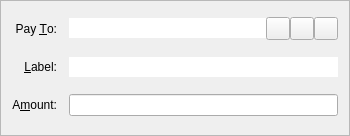
<?xml version="1.0" encoding="UTF-8"?>
<ui version="4.0">
 <class>SendCoinsEntry</class>
 <widget class="QFrame" name="SendCoinsEntry">
  <property name="geometry">
   <rect>
    <x>0</x>
    <y>0</y>
    <width>350</width>
    <height>136</height>
   </rect>
  </property>
  <property name="windowTitle">
   <string>Form</string>
  </property>
  <property name="frameShape">
   <enum>QFrame::StyledPanel</enum>
  </property>
  <property name="frameShadow">
   <enum>QFrame::Sunken</enum>
  </property>
  <layout class="QGridLayout" name="gridLayout">
   <property name="spacing">
    <number>12</number>
   </property>
   <item row="5" column="0">
    <widget class="QLabel" name="label">
     <property name="text">
      <string>A&amp;mount:</string>
     </property>
     <property name="alignment">
      <set>Qt::AlignRight|Qt::AlignTrailing|Qt::AlignVCenter</set>
     </property>
     <property name="buddy">
      <cstring>payAmount</cstring>
     </property>
    </widget>
   </item>
   <item row="3" column="0">
    <widget class="QLabel" name="label_2">
     <property name="text">
      <string>Pay &amp;To:</string>
     </property>
     <property name="alignment">
      <set>Qt::AlignRight|Qt::AlignTrailing|Qt::AlignVCenter</set>
     </property>
     <property name="buddy">
      <cstring>payTo</cstring>
     </property>
    </widget>
   </item>
   <item row="5" column="1">
    <widget class="BitcoinAmountField" name="payAmount"/>
   </item>
   <item row="4" column="0">
    <widget class="QLabel" name="label_4">
     <property name="text">
      <string>&amp;Label:</string>
     </property>
     <property name="alignment">
      <set>Qt::AlignRight|Qt::AlignTrailing|Qt::AlignVCenter</set>
     </property>
     <property name="buddy">
      <cstring>addAsLabel</cstring>
     </property>
    </widget>
   </item>
   <item row="3" column="1">
    <layout class="QHBoxLayout" name="payToLayout">
     <property name="spacing">
      <number>0</number>
     </property>
     <item>
      <widget class="QValidatedLineEdit" name="payTo">
       <property name="toolTip">
        <string>The address to send the payment to (e.g. C8gZqgY4r2RoEdqYk3QsAqFckyf9pRHN6i)</string>
       </property>
       <property name="maxLength">
        <number>80</number>
       </property>
       <property name="frame">
        <bool>false</bool>
       </property>
      </widget>
     </item>
     <item>
      <widget class="QToolButton" name="addressBookButton">
       <property name="toolTip">
        <string>Choose address from address book</string>
       </property>
       <property name="text">
        <string/>
       </property>
       <property name="icon">
        <iconset resource="../bitcoin.qrc">
         <normaloff>:/icons/address-book</normaloff>:/icons/address-book</iconset>
       </property>
       <property name="shortcut">
        <string>Alt+A</string>
       </property>
      </widget>
     </item>
     <item>
      <widget class="QToolButton" name="pasteButton">
       <property name="toolTip">
        <string>Paste address from clipboard</string>
       </property>
       <property name="text">
        <string/>
       </property>
       <property name="icon">
        <iconset resource="../bitcoin.qrc">
         <normaloff>:/icons/editpaste</normaloff>:/icons/editpaste</iconset>
       </property>
       <property name="shortcut">
        <string>Alt+P</string>
       </property>
      </widget>
     </item>
     <item>
      <widget class="QToolButton" name="deleteButton">
       <property name="toolTip">
        <string>Remove this recipient</string>
       </property>
       <property name="text">
        <string/>
       </property>
       <property name="icon">
        <iconset resource="../bitcoin.qrc">
         <normaloff>:/icons/remove</normaloff>:/icons/remove</iconset>
       </property>
      </widget>
     </item>
    </layout>
   </item>
   <item row="4" column="1">
    <widget class="QValidatedLineEdit" name="addAsLabel">
     <property name="toolTip">
      <string>Enter a label for this address to add it to your address book</string>
     </property>
     <property name="frame">
      <bool>false</bool>
     </property>
    </widget>
   </item>
  </layout>
 </widget>
 <customwidgets>
  <customwidget>
   <class>QValidatedLineEdit</class>
   <extends>QLineEdit</extends>
   <header>qvalidatedlineedit.h</header>
  </customwidget>
  <customwidget>
   <class>BitcoinAmountField</class>
   <extends>QLineEdit</extends>
   <header>bitcoinamountfield.h</header>
   <container>1</container>
  </customwidget>
 </customwidgets>
 <resources>
  <include location="../bitcoin.qrc"/>
 </resources>
 <connections/>
</ui>
